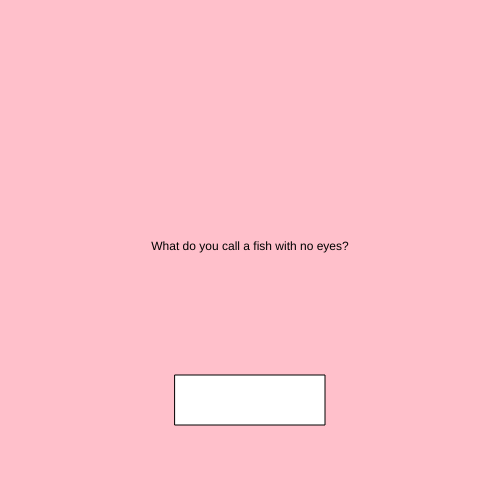
Frame 1 (no input)
Frame 60 (no input): identical to frame 1, image omitted
Frame 120 (the mouse pressed at the canvas centre since frame 60): identical to frame 1, image omitted

The p5.js sketch that drew this single still picture (run headless with seeded random() and noise() and a simulated clock; from frame 60 on, the mouse is pressed at the canvas centre):

// p5.js sketch
// ── sketch.js
let state = 0;
// hiiii
function setup() {
  createCanvas(500, 500);
  rectMode(CENTER);
  textAlign(CENTER);
}

function draw() {
  switch (state) {
    case 0:
      background("pink");
      text("What do you call a fish with no eyes?", width / 2, height / 2);
      break;

    case 1:
      background("#62B371");
      text("A fsh", width / 2, height / 2);
      break;
  }

  rect(width/2, height - 100, 150, 50);
}

function mouseReleased() {
  if (
    mouseX > width / 2 - 75 &&
    mouseX < width / 2 + 75 &&
    mouseY > height - 125 &&
    mouseY < height - 75
  ) {
    state++;
    if (state > 1) state = 0;
  }
}
